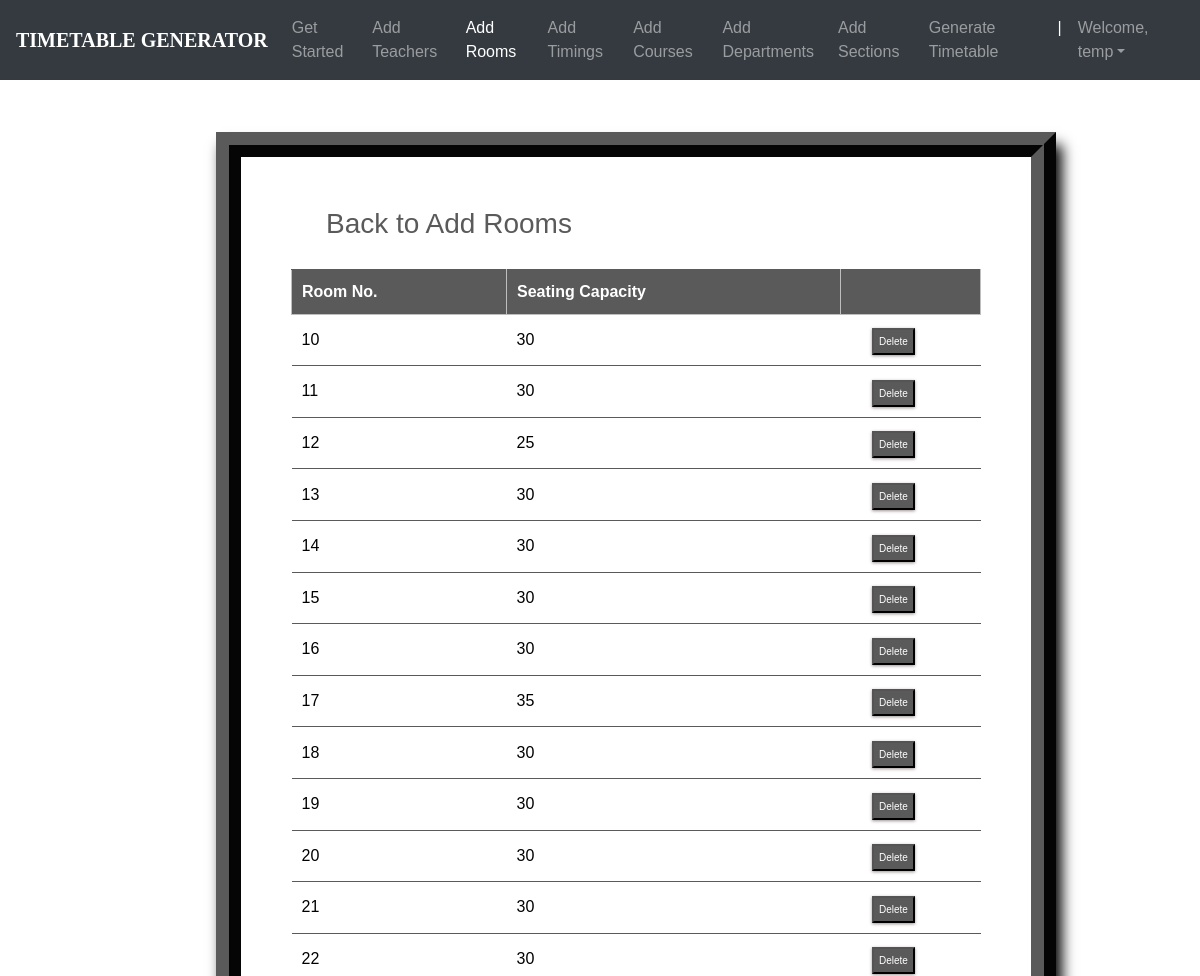
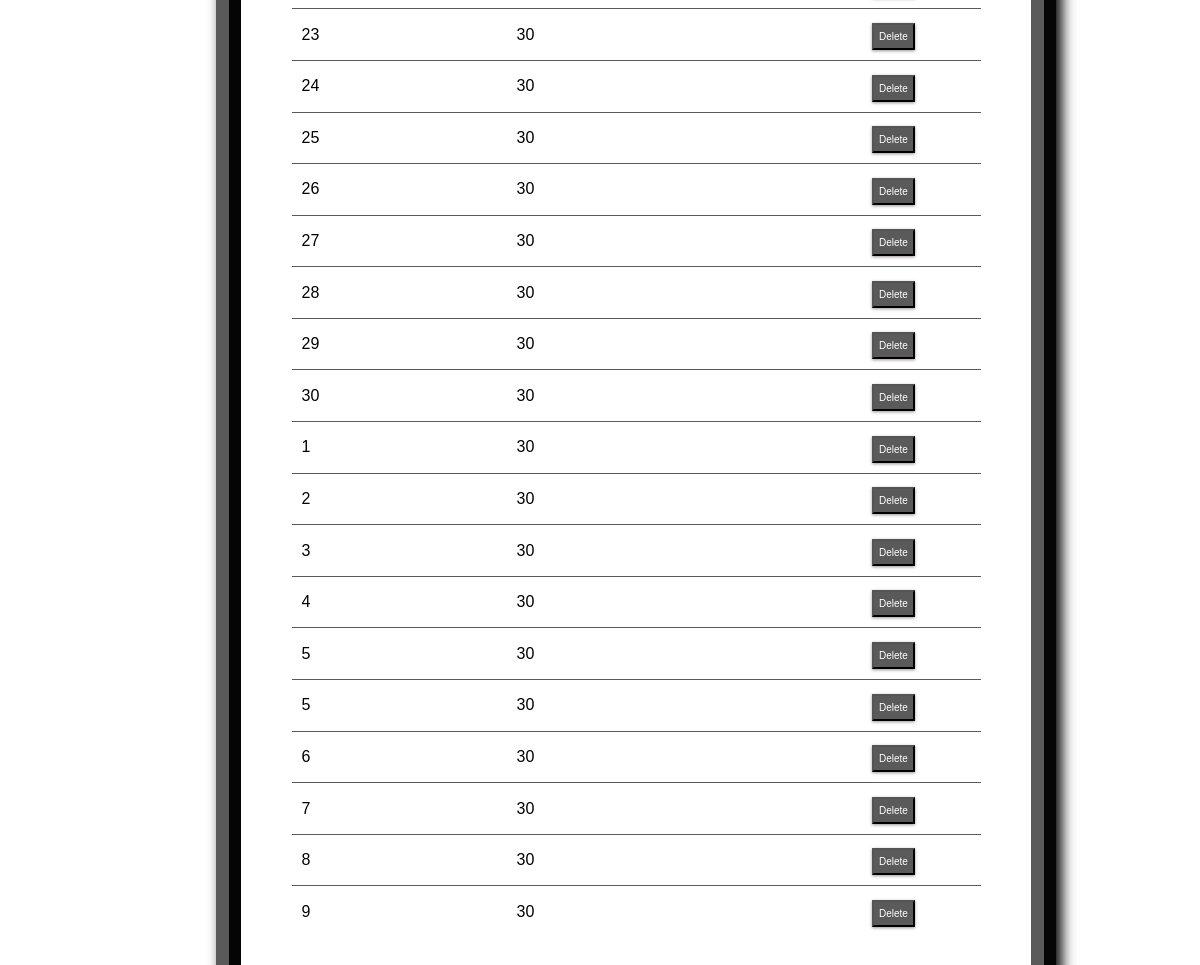
The page /rooms_list/ (signed in) on the database its author committed (2 pictures, top to bottom).
### ttgen/models.py (models this page shows, shortened)
class Room(models.Model):
    r_number = models.CharField(max_length=6)
    seating_capacity = models.IntegerField(default=0)

### ttgen/views.py (the view)
# urls.py: path('rooms_list/', views.room_list, name='editrooms'),
@login_required
def room_list(request):
    context = {
        'rooms': Room.objects.all()
    }
    return render(request, 'roomslist.html', context)

### templates/roomslist.html (shortened to what this page needs)
<!DOCTYPE html>
<html lang="en">
<head>
	<link rel="stylesheet" href="https://maxcdn.bootstrapcdn.com/bootstrap/4.0.0/css/bootstrap.min.css">
    <link rel="stylesheet" type="text/css" href="static/css/index.css">
</head>
<body>
        <header>
			<nav class="navbar navbar-expand-md navbar-dark fixed-top bg-dark">
                <a class="navbar-brand" href="#"><b>TIMETABLE GENERATOR</b></a>
                <div class="collapse navbar-collapse" id="navbarCollapse">
                    <ul class="navbar-nav ml-auto">
                    <li class="nav-item">
                        <a class="nav-link" href="{% url 'admindash' %}">Get Started</a>
                    </li>
                    <li class="nav-item">
                        <a class="nav-link" href="{% url 'addInstructors' %}">Add Teachers</a>
                    </li>
                    <li class="nav-item active">
                        <a class="nav-link" href="{% url 'addRooms' %}">Add Rooms</a>
                    </li>
                    <li class="nav-item">
		                <a class="nav-link" href="{% url 'addTimings' %}">Add Timings</a>
		            </li>
                    <li class="nav-item">
                        <a class="nav-link" href="{% url 'addCourses' %}">Add Courses</a>
                    </li>
                    <li class="nav-item">
			            <a class="nav-link" href="{% url 'addDepts' %}">Add Departments</a>
		            </li>
                    <li class="nav-item">
			            <a class="nav-link" href="{% url 'addSections' %}">Add Sections</a>
		            </li>
                    <li class="nav-item">
			            <a class="nav-link" href="{% url 'generate' %}">Generate Timetable</a>
		            </li>
                    <li class="nav-item active">
			            <a class="nav-link">|</a>
		            </li>
                    <li class="nav-item dropdown">
		                <a class="nav-link dropdown-toggle" href="#" id="dropdown03" data-toggle="dropdown" aria-haspopup="true" aria-expanded="false">Welcome, {{ user.first_name }}</a>
		            </li>
                    </ul>
                </div>
            </nav>
        </header>
        {% block content %}
        {% load static %}
        <br>
        <br>
<fieldset class="fieldset">
    <a href="{% url 'addRooms'%}"><h1 class="tablink" onclick="openPage('new')" id="defaultOpen">Back to Add Rooms</h1></a>
    <div class="tabcontent" id="edit">
        <table class="table1">
            <thead>
            <tr class="table-headers">
            <th>Room No.</th>
            <th>Seating Capacity</th>
            <th  class="empty"></th>
            </tr>
            </thead>
            <tbody>
            {% for rm in rooms %}
            <tr>
             <td>{{rm.r_number}}</td>
             <td>{{rm.seating_capacity}}</td>
             <td class="empty">
                <form action="{% url 'deleteroom' rm.id %}" method="post">
                        <input type="submit" value="Delete" class="cross">
                </form>
             </td>
             </tr>
            {% endfor %}
            </tbody>
        </table>
    </div>
</fieldset>
{% endblock %}

### static/css/index.css (style rules this page uses)
body { padding-top: 3rem; padding-bottom: 3rem; color: #000000; font-family: 'Poppins', sans-serif; overflow: auto; }
nav { font-family: sans-serif; }
.navbar-brand { font-size: 20px; font-family: Georgia, 'Times New Roman', Times, serif; }

### templates/roomslist.html (style rules this page uses)
nav { font-family: sans-serif; }
.navbar-brand { font-size: 20px; font-family: Georgia, 'Times New Roman', Times, serif; }
* { margin: 0; padding: 0; box-sizing: border-box; }
html { scroll-behavior: smooth; }
a { text-decoration:none; }
form { margin-top: 3%; margin-left: 18%; margin-right: 12%; }
fieldset h1 { color: #5a5a5a; padding-bottom: 20px; margin-left: 35px; display: inline-block; cursor: pointer; font-size: 28px; }
fieldset input { padding:8px; color: #938c8c }
.table2 td, th { border: 1px solid rgb(190,190,190); padding: 10px 20px; }
.table1 { width: 100%; border-collapse: collapse; text-align: left; overflow: hidden; }
.table1 td, th { border-top: 1px solid #5a5a5a; padding: 10px; }
.table1 th { background-color: #5a5a5a; color: #fff; }
.cross { font-size:10px; box-shadow: 0px 1px 3px 0px #9e9292; padding: 4px 5px; color: #fff; background-color: #5a5a5a; cursor: pointer; }
.fieldset { margin-top: 3%; margin-left: 18%; margin-right: 12%; padding: 50px; border-width: 25px; border-style: ridge; border-color: #5a5a5a; box-shadow: 6px 13px 13px 0px black; background-color: #fff; }

### rows shown on the page
Room: r_number "10", seating_capacity "30"
Room: r_number "11", seating_capacity "30"
Room: r_number "12", seating_capacity "25"
Room: r_number "13", seating_capacity "30"
Room: r_number "14", seating_capacity "30"
Room: r_number "15", seating_capacity "30"
Room: r_number "16", seating_capacity "30"
Room: r_number "17", seating_capacity "35"
Room: r_number "18", seating_capacity "30"
Room: r_number "19", seating_capacity "30"
Room: r_number "20", seating_capacity "30"
Room: r_number "21", seating_capacity "30"
Room: r_number "22", seating_capacity "30"
Room: r_number "23", seating_capacity "30"
Room: r_number "24", seating_capacity "30"
Room: r_number "25", seating_capacity "30"
Room: r_number "26", seating_capacity "30"
Room: r_number "27", seating_capacity "30"
Room: r_number "28", seating_capacity "30"
Room: r_number "29", seating_capacity "30"
Room: r_number "30", seating_capacity "30"
Room: r_number "1", seating_capacity "30"
Room: r_number "2", seating_capacity "30"
Room: r_number "3", seating_capacity "30"
Room: r_number "4", seating_capacity "30"
Room: r_number "5", seating_capacity "30"
Room: r_number "5", seating_capacity "30"
Room: r_number "6", seating_capacity "30"
Room: r_number "7", seating_capacity "30"
Room: r_number "8", seating_capacity "30"
Room: r_number "9", seating_capacity "30"

### other values the page prints
{{ user.first_name }} "temp"
